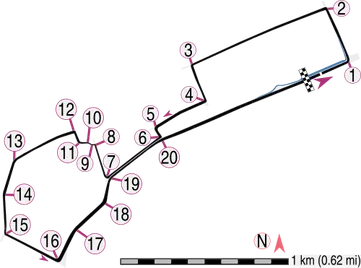
#> input picture signalr_test_suite/Baku_Formula_One_circuit_map.svg.webp, 361 x 268 px, shrunk from 500 x 371 before the run, found by its file name
$ python score_overlays.py
#> lines starting #> are read from the running program, lines starting #| are printed output that depends on the picture; after the words box and inside, x2 and y2 are one past the last pixel; in counts of white or black regions, pixels touching at a corner belong together; pictures that were not available may be replaced by others from this repository, and a replacement may not be noted
from PIL import Image
import numpy as np

base_img = Image.open('signalr_test_suite/Baku_Formula_One_circuit_map.svg.webp').convert('RGBA')
#> base_img is the input picture: PIL image 361x268 RGBA; mean R, G, B, A 48.2, 42, 45.6, 31.3
arr = np.array(base_img)
# Track pixels: dark or colored pixels
is_track = (arr[:, :, 3] > 128) & ((arr[:, :, 0] < 50) | (arr[:, :, 2] > 100))
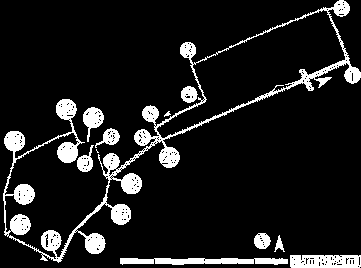
#> is_track: shape (268, 361) bool; 10.8% white; 11 white regions (1 under 20 px), largest, box (x1, y1, x2, y2) and area: (3, 0, 361, 263) 7331, (120, 258, 288, 265) 934, (290, 255, 361, 268) 817

for fx in [1, -1]:
    for fy in [1, -1]:
        overlay = Image.open(f'signalr_test_suite/debug_overlay_fx{fx}_fy{fy}.png')
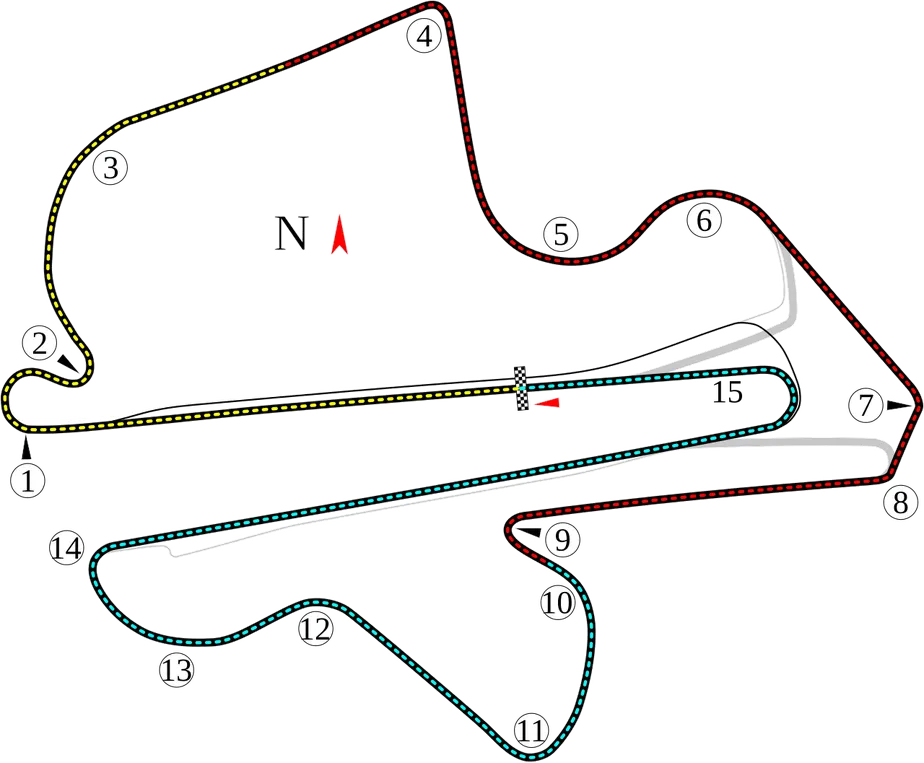
#> input picture signalr_test_suite/Sepang.svg.webp, 924 x 763 px, shrunk from 1280 x 1057 before the run, given in place of debug_overlay_fx1_fy1.png, which was not available
#> overlay is the input picture: PIL image 924x763 RGBA; mean R, G, B, A 34.3, 34.3, 33.6, 24.2
        o_arr = np.array(overlay)
        # Red line pixels: R > 200, G < 50, B < 50
        is_red = (o_arr[:, :, 0] > 200) & (o_arr[:, :, 1] < 50) & (o_arr[:, :, 2] < 50)
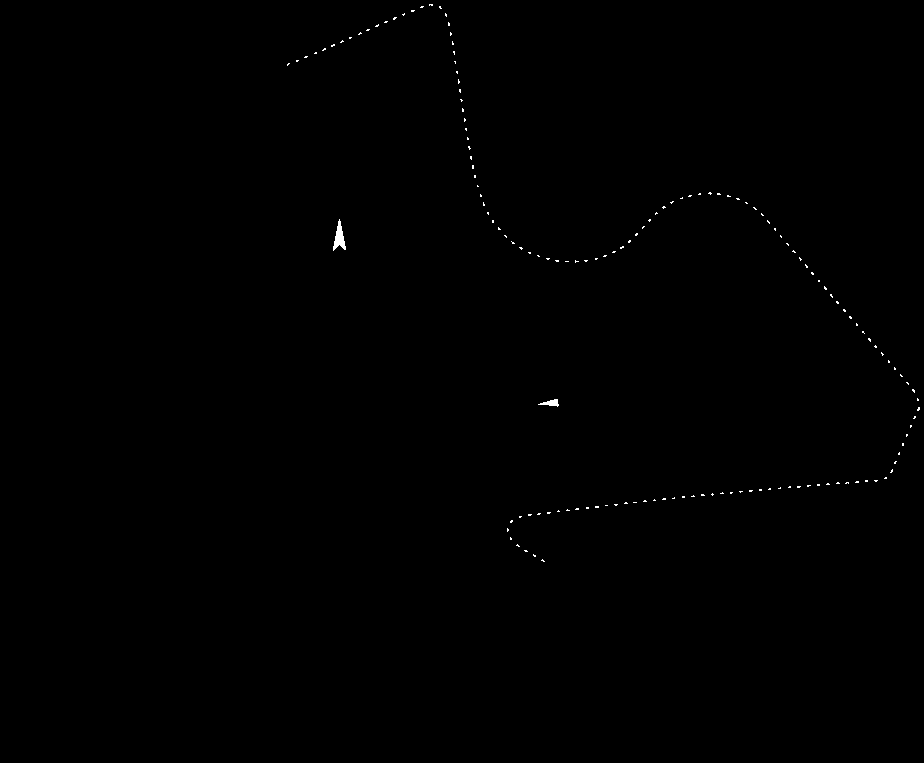
#> is_red: shape (763, 924) bool; 0.17% white in thin lines or dots, all inside (x1, y1, x2, y2) = (287, 4, 920, 562)

        # Check how many red pixels are on or within 3px of track pixels
        # Dilation of track mask by 3px
        from scipy.ndimage import binary_dilation
        dilated = binary_dilation(is_track, iterations=4)
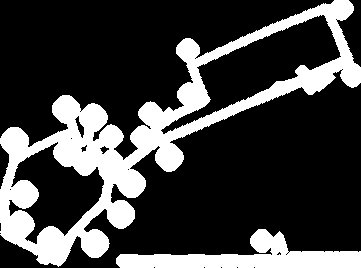
#> dilated: shape (268, 361) bool; 25.1% white; 2 white regions, box (x1, y1, x2, y2) and area: (0, 0, 361, 267) 20078, (116, 229, 361, 268) 4245
#> (the run stopped early here; a loop or call above may not have finished)
